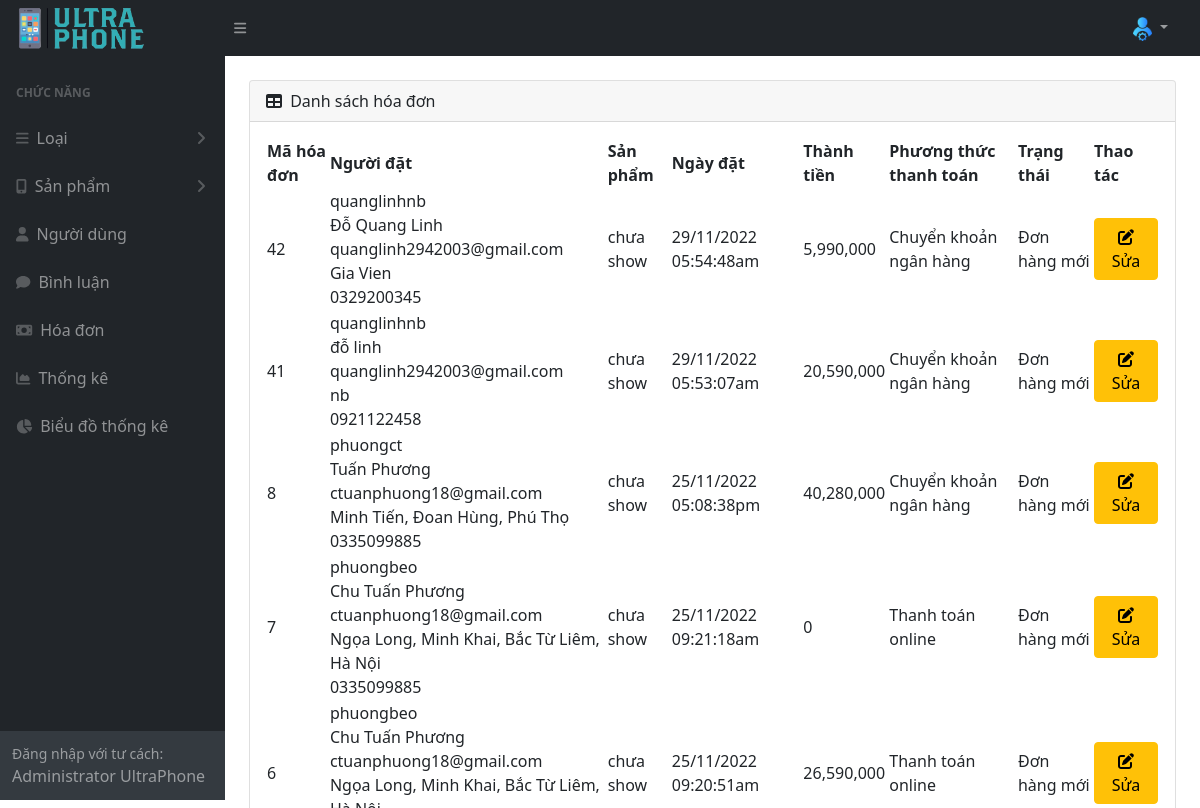
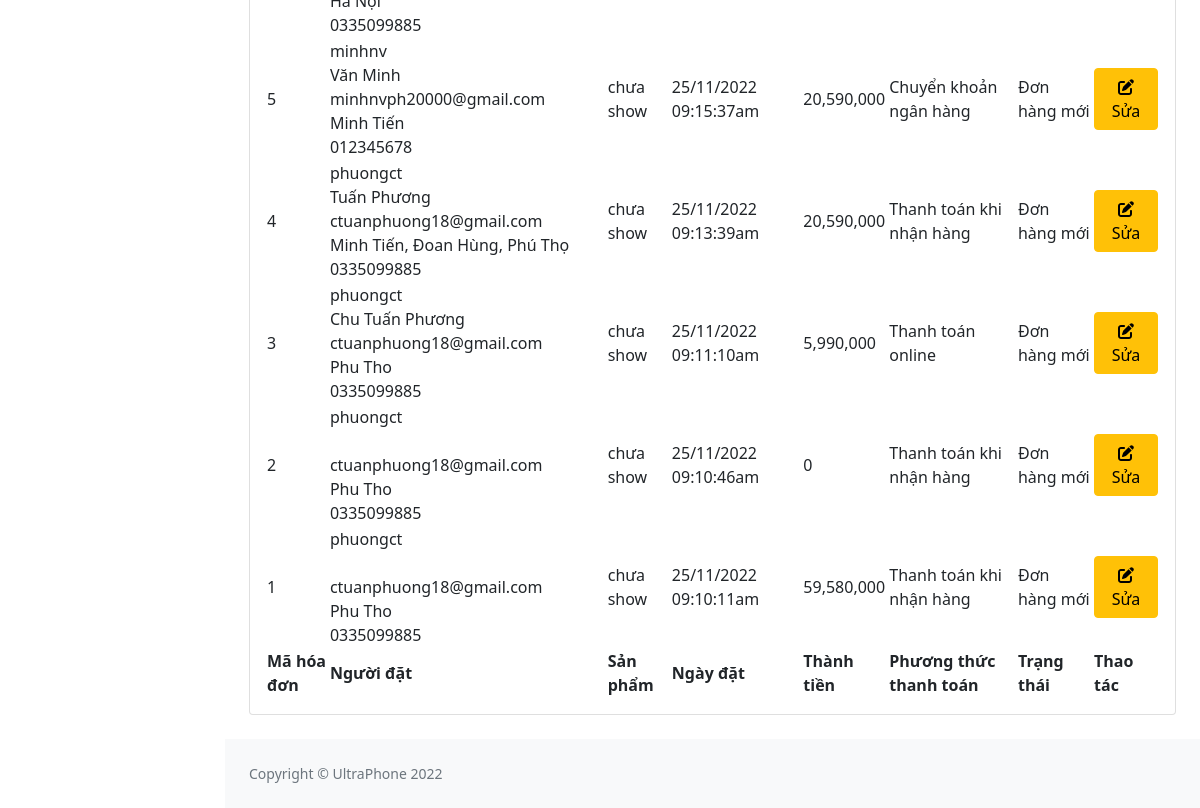
Before: /admin/index.php?act=listbill with the older database file (2 pictures, top to bottom).
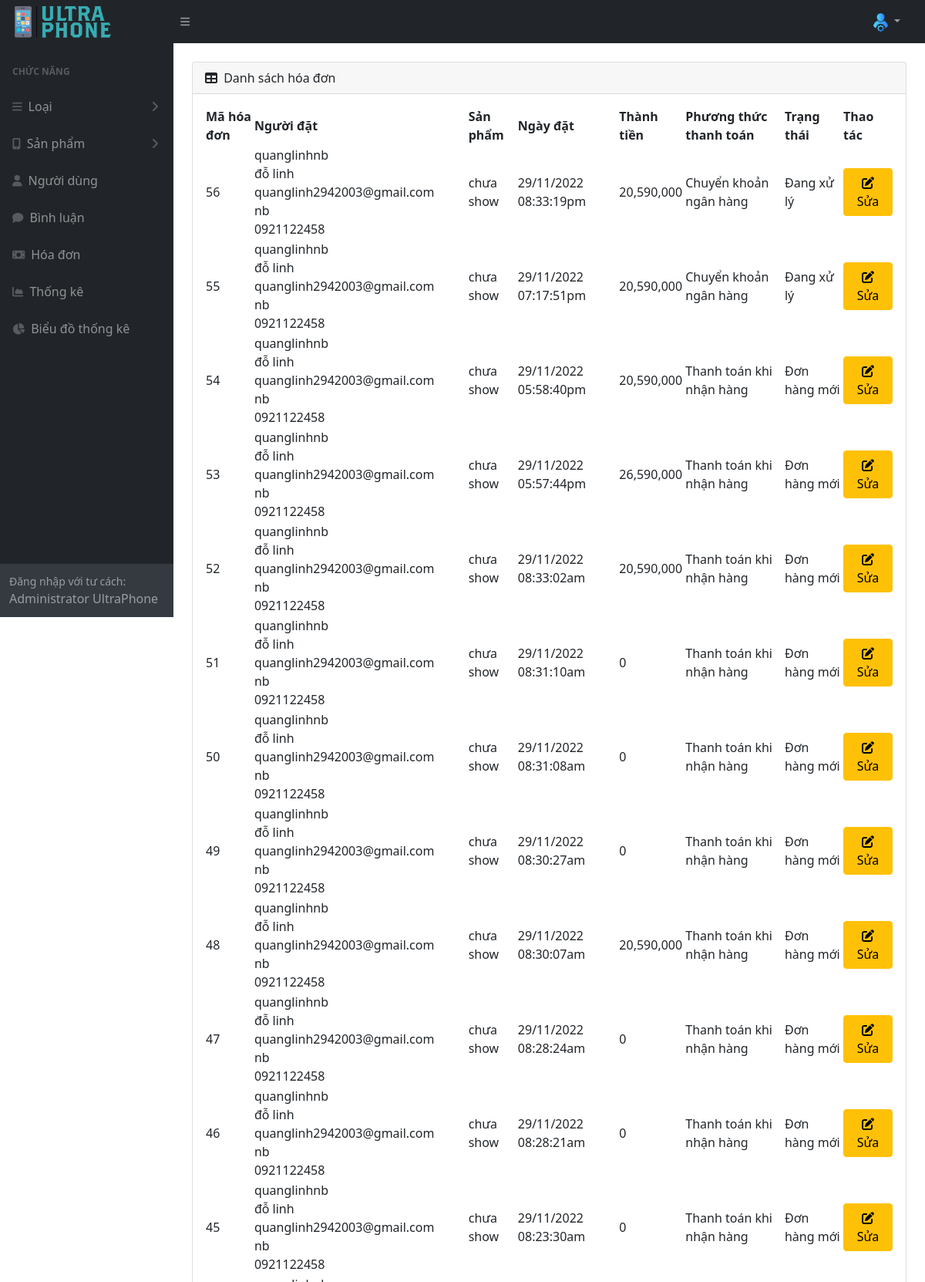
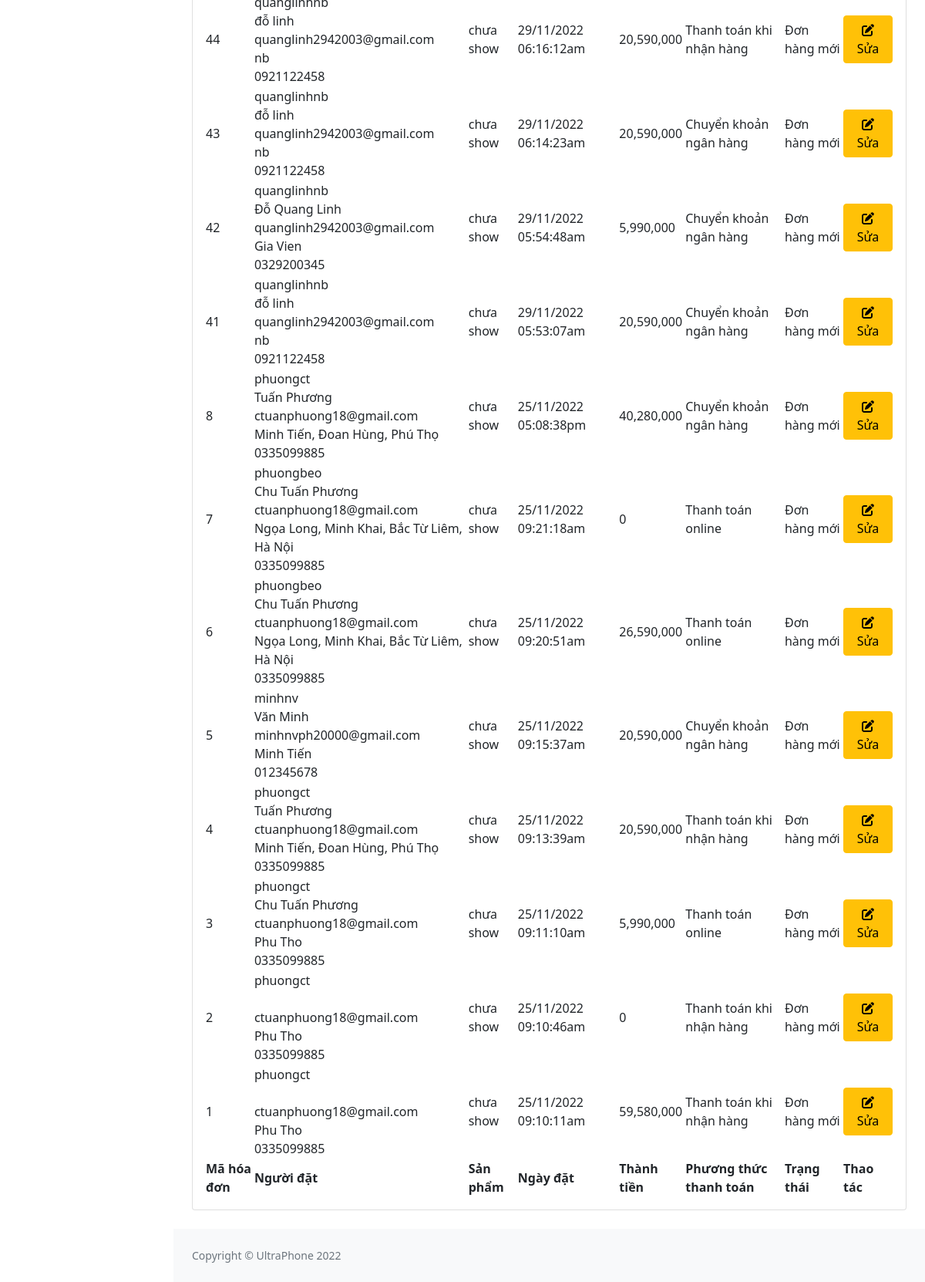
After: the same page with the newer database file (2 pictures, top to bottom).
### tables this page shows
CREATE TABLE `bill` (
  `id_bill` int(11) NOT NULL,
  `bill_code` varchar(255) DEFAULT NULL,
  `id_user` int(11) NOT NULL,
  `user_name` varchar(255) NOT NULL,
  `full_name` varchar(55) NOT NULL,
  `address` varchar(255) NOT NULL,
  `phone` int(25) NOT NULL,
  `email` varchar(255) NOT NULL,
  `payment` tinyint(1) NOT NULL DEFAULT 1 COMMENT '1.Thanh toán khi nhận hàng 2.Chuyển khoản ngân hàng 3.Thanh toán online',
  `order_date` varchar(50) NOT NULL,
  `total_amount` int(10) NOT NULL,
  `status` tinyint(4) NOT NULL COMMENT '0.Đơn hàng mới \r\n1.Đang xử lý\r\n2.Đang giao hàng\r\n3.Đã giao hàng',
  `status_pay` varchar(11) NOT NULL DEFAULT '0'
);

### admin/model/pdo.php (called while the page is built, shortened)
<?php
function pdo_get_connection(){
    $dburl = "mysql:host=127.0.0.1;dbname=ultraphone;charset=utf8";
    $username = 'root';
    $password = '';
    $conn = new PDO($dburl, $username, $password);
    $conn->setAttribute(PDO::ATTR_ERRMODE, PDO::ERRMODE_EXCEPTION);
    return $conn;
}
function pdo_query($sql){
    $sql_args = array_slice(func_get_args(), 1);
    try{
        $conn = pdo_get_connection();
        $stmt = $conn->prepare($sql);
        $stmt->execute($sql_args);
        $rows = $stmt->fetchAll();
        return $rows;
    }
    catch(PDOException $e){
        throw $e;
    }
    finally{
        unset($conn);
    }
}

### admin/model/hoadon.php (called while the page is built, shortened)
<?php
function loadall_bill($iduser)
{
    $sql = "SELECT * FROM bill WHERE 1";
    $sql .= " ORDER BY id_bill DESC";
    $listbill = pdo_query($sql);
    return $listbill;
}
?>

### admin/view/hoadon/list.php (the view)
<div id="layoutSidenav_content">
    <div class="container-fluid px-4">
        <div class="card mb-4 mt-4">
            <div class="card-header">
                <i class="fas fa-table me-1"></i>
                Danh sách hóa đơn
            </div>
            <div class="card-body">
                <table id="datatablesSimple">
                    <thead>
                        <tr>
                            <th>Mã hóa đơn</th>
                            <th>Người đặt</th>
                            <th>Sản phẩm</th>
                            <th>Ngày đặt</th>
                            <th>Thành tiền</th>
                            <th>Phương thức thanh toán</th>
                            <th>Trạng thái</th>
                            <th>Thao tác</th>
                        </tr>
                    </thead>
                    <tfoot>
                        <tr>
                            <th>Mã hóa đơn</th>
                            <th>Người đặt</th>
                            <th>Sản phẩm</th>
                            <th>Ngày đặt</th>
                            <th>Thành tiền</th>
                            <th>Phương thức thanh toán</th>
                            <th>Trạng thái</th>
                            <th>Thao tác</th>
                        </tr>
                    </tfoot>
                    <tbody>
                        <?php foreach ($listbill as $bill) :
                            extract($bill);
                            $user_detail = '' . $bill['user_name'] . '<br>' . $bill['full_name'] . '<br> ' . $bill['email'] . '<br> ' . $bill['address'] . '<br>0' . $bill['phone'] . '<br>
                                        </td>'
                        ?>
                            <tr>
                                <td><?= $bill['id_bill'] ?></td>
                                <td><?= $user_detail ?></td>
                                <td>chưa show</td>
                                <td><?= $bill['order_date'] ?></td>
                                <td><?= number_format($bill['total_amount']) ?></td>
                                <td><?php if ($bill['payment'] == 1) {
                                        echo "Thanh toán khi nhận hàng";
                                    } else if ($bill['payment'] == 2) {
                                        echo "Chuyển khoản ngân hàng";
                                    } else if ($bill['payment'] == 3) {
                                        echo "Thanh toán online";
                                    } else {
                                        echo "Không tìm thấy phương thức thanh toán";
                                    }  ?></td>
                                <td><?php if ($bill['status'] == 0) {
                                        echo "Đơn hàng mới";
                                    } else if ($bill['status'] == 1) {
                                        echo "Đang xử lý";
                                    } else if ($bill['status'] == 2) {
                                        echo "Đang giao hàng";
                                    } else if ($bill['status'] == 3) {
                                        echo "Đã giao hàng";
                                    } else {
                                        echo "Lỗi trạng thái";
                                    } ?></td>
                                <td class="text-center">
                                    <a href="index.php?act=editbill&idbill=<?= $bill['id_bill'] ?>" class="btn btn-warning"><i class="fa-solid fa-pen-to-square"></i> Sửa</a>
                                </td>
                            </tr>
                        <?php endforeach ?>
                    </tbody>
                </table>
            </div>
        </div>
    </div>

### admin/view/header.php (shortened to what this page needs)
<!DOCTYPE html>
<html lang="en">
<head>
    <link href="https://cdn.jsdelivr.net/npm/simple-datatables@latest/dist/style.css" rel="stylesheet" />
    <link rel="stylesheet" href="./assets/css/style.css">
</head>
<body class="sb-nav-fixed">
    <nav class="sb-topnav navbar navbar-expand navbar-dark bg-dark">
        <a class="navbar-brand ps-3" href="index.php">
            <img src="./assets/image/admin/logo.png" alt="" style="width: 130px; padding: 10px 0px" />
        </a>
        <button class="btn btn-link btn-sm order-1 order-lg-0 me-4 me-lg-0" id="sidebarToggle" href="#!">
            <i class="fas fa-bars"></i>
        </button>
        <ul class="navbar-nav ms-auto ms-md-0 me-3 me-lg-4">
            <li class="nav-item dropdown">
                <a class="nav-link dropdown-toggle" id="navbarDropdown" href="#" role="button" data-bs-toggle="dropdown"
                    aria-expanded="false">
                    <img src="./assets/image/admin/logo-admin.png" alt="" style="width: 19px;">
                </a>
            </li>
        </ul>
    </nav>
    <div id="layoutSidenav">
        <div id="layoutSidenav_nav">
            <nav class="sb-sidenav accordion sb-sidenav-dark" id="sidenavAccordion">
                <div class="sb-sidenav-menu">
                    <div class="nav">
                        <div class="sb-sidenav-menu-heading">Chức năng</div>
                        <div class="cate">
                            <a class="nav-link collapsed" href="#" data-bs-toggle="collapse"
                                data-bs-target="#cateCollapseAuth" aria-expanded="false"
                                aria-controls="cateCollapseAuth">
                                <div class="sb-nav-link-icon"><i class="fas fa-bars"></i></div>
                                Loại
                                <div class="sb-sidenav-collapse-arrow">
                                    <i class="fas fa-angle-down"></i>
                                </div>
                            </a>
                        </div>
                        <div class="product">
                            <a class="nav-link collapsed" href="#" data-bs-toggle="collapse"
                                data-bs-target="#proCollapseAuth" aria-expanded="false" aria-controls="proCollapseAuth">
                                <div class="sb-nav-link-icon"> <i class="fa-solid fa-mobile-screen-button"></i></div>
                                Sản phẩm
                                <div class="sb-sidenav-collapse-arrow">
                                    <i class="fas fa-angle-down"></i>
                                </div>
                            </a>
                        </div>
                        <a class="nav-link" href="index.php?act=listuser">
                            <div class="sb-nav-link-icon">
                                <i class="fa-solid fa-user"></i>
                            </div>
                            Người dùng
                        </a>
                        <a class="nav-link" href="index.php?act=listcmt">
                            <div class="sb-nav-link-icon">
                                <i class="fa-solid fa-comment"></i>
                            </div>
                            Bình luận
                        </a>
                        <a class="nav-link" href="index.php?act=listbill">
                            <div class="sb-nav-link-icon">
                                <i class="fa-solid fa-money-bill"></i>
                            </div>
                            Hóa đơn
                        </a>
                        <a class="nav-link" href="index.php?act=liststatis">
                            <div class="sb-nav-link-icon">
                                <i class="fas fa-chart-area"></i>
                            </div>
                            Thống kê
                        </a>
                        <a class="nav-link" href="index.php?act=chart">
                            <div class="sb-nav-link-icon">
                                <i class="fa-solid fa-chart-pie"></i>
                            </div>
                            Biểu đồ thống kê
                        </a>
                    </div>
                </div>
                <div class="sb-sidenav-footer">
                    <div class="small">Đăng nhập với tư cách:</div>
                    Administrator UltraPhone
                </div>
            </nav>
        </div>

### admin/index.php (shortened to what this page needs)
<?php
include 'view/header.php';
include "model/pdo.php";
include "model/hoadon.php";
if (isset($_GET['act'])) {
    $act = $_GET['act'];
    switch ($act) {
        case 'listbill':
            $listbill = loadall_bill(0);
            include "view/hoadon/list.php";
            break;
    }
} else {
    include "view/content.php";
}
include 'view/footer.php';

### admin/view/footer.php (shortened to what this page needs)
<footer class="py-4 bg-light mt-auto">
          <div class="container-fluid px-4">
            <div
              class="d-flex align-items-center justify-content-between small"
            >
              <div class="text-muted">Copyright &copy; UltraPhone 2022</div>
            </div>
          </div>
        </footer>
      </div>
    </div>
  </body>
</html>

Changed rows visible on the page:
added bill: id_bill "56", user_name "quanglinhnb", full_name "đỗ linh", email "quanglinh2942003@gmail.com", address "nb", phone "921122458", order_date "29/11/2022 08:33:19pm", total_amount "20,590,000", payment "Chuyển khoản ngân hàng", status "Đang xử lý"
added bill: id_bill "55", user_name "quanglinhnb", full_name "đỗ linh", email "quanglinh2942003@gmail.com", address "nb", phone "921122458", order_date "29/11/2022 07:17:51pm", total_amount "20,590,000", payment "Chuyển khoản ngân hàng", status "Đang xử lý"
added bill: id_bill "54", user_name "quanglinhnb", full_name "đỗ linh", email "quanglinh2942003@gmail.com", address "nb", phone "921122458", order_date "29/11/2022 05:58:40pm", total_amount "20,590,000", payment "Thanh toán khi nhận hàng", status "Đơn hàng mới"
added bill: id_bill "53", user_name "quanglinhnb", full_name "đỗ linh", email "quanglinh2942003@gmail.com", address "nb", phone "921122458", order_date "29/11/2022 05:57:44pm", total_amount "26,590,000", payment "Thanh toán khi nhận hàng", status "Đơn hàng mới"
added bill: id_bill "52", user_name "quanglinhnb", full_name "đỗ linh", email "quanglinh2942003@gmail.com", address "nb", phone "921122458", order_date "29/11/2022 08:33:02am", total_amount "20,590,000", payment "Thanh toán khi nhận hàng", status "Đơn hàng mới"
added bill: id_bill "51", user_name "quanglinhnb", full_name "đỗ linh", email "quanglinh2942003@gmail.com", address "nb", phone "921122458", order_date "29/11/2022 08:31:10am", total_amount "0", payment "Thanh toán khi nhận hàng", status "Đơn hàng mới"
added bill: id_bill "50", user_name "quanglinhnb", full_name "đỗ linh", email "quanglinh2942003@gmail.com", address "nb", phone "921122458", order_date "29/11/2022 08:31:08am", total_amount "0", payment "Thanh toán khi nhận hàng", status "Đơn hàng mới"
added bill: id_bill "49", user_name "quanglinhnb", full_name "đỗ linh", email "quanglinh2942003@gmail.com", address "nb", phone "921122458", order_date "29/11/2022 08:30:27am", total_amount "0", payment "Thanh toán khi nhận hàng", status "Đơn hàng mới"
added bill: id_bill "48", user_name "quanglinhnb", full_name "đỗ linh", email "quanglinh2942003@gmail.com", address "nb", phone "921122458", order_date "29/11/2022 08:30:07am", total_amount "20,590,000", payment "Thanh toán khi nhận hàng", status "Đơn hàng mới"
added bill: id_bill "47", user_name "quanglinhnb", full_name "đỗ linh", email "quanglinh2942003@gmail.com", address "nb", phone "921122458", order_date "29/11/2022 08:28:24am", total_amount "0", payment "Thanh toán khi nhận hàng", status "Đơn hàng mới"
added bill: id_bill "46", user_name "quanglinhnb", full_name "đỗ linh", email "quanglinh2942003@gmail.com", address "nb", phone "921122458", order_date "29/11/2022 08:28:21am", total_amount "0", payment "Thanh toán khi nhận hàng", status "Đơn hàng mới"
added bill: id_bill "45", user_name "quanglinhnb", full_name "đỗ linh", email "quanglinh2942003@gmail.com", address "nb", phone "921122458", order_date "29/11/2022 08:23:30am", total_amount "0", payment "Thanh toán khi nhận hàng", status "Đơn hàng mới"
added bill: id_bill "44", user_name "quanglinhnb", full_name "đỗ linh", email "quanglinh2942003@gmail.com", address "nb", phone "921122458", order_date "29/11/2022 06:16:12am", total_amount "20,590,000", payment "Thanh toán khi nhận hàng", status "Đơn hàng mới"
added bill: id_bill "43", user_name "quanglinhnb", full_name "đỗ linh", email "quanglinh2942003@gmail.com", address "nb", phone "921122458", order_date "29/11/2022 06:14:23am", total_amount "20,590,000", payment "Chuyển khoản ngân hàng", status "Đơn hàng mới"
